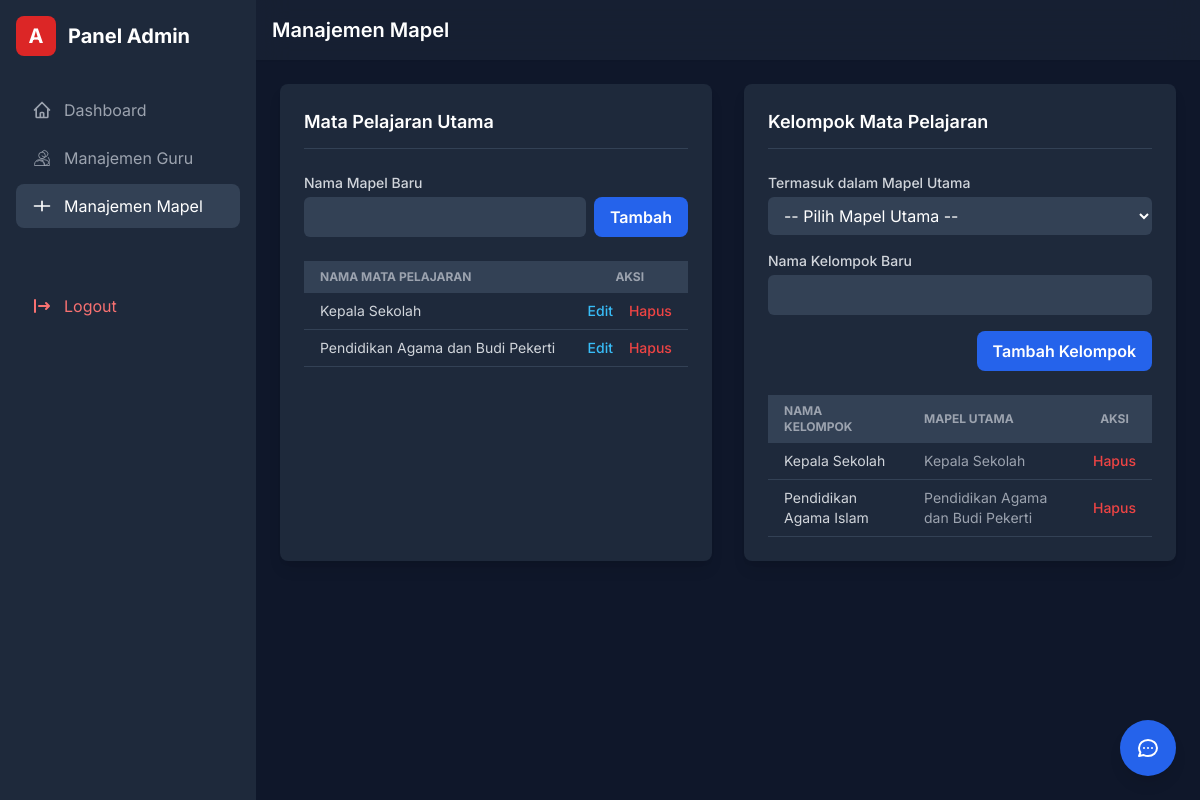
Screenshot of /petugas/manajemen_mapel.php (signed in) with the database file from the repository.
### tables this page shows
CREATE TABLE `guru_mapel` (
  `id` int(11) NOT NULL,
  `nama_mapel` varchar(255) NOT NULL
);

CREATE TABLE `kelompok_mapel` (
  `id` int(11) NOT NULL,
  `guru_mapel_id` int(11) NOT NULL,
  `nama_kelompok` varchar(255) NOT NULL
);

### petugas/manajemen_mapel.php (the view, shortened to what this page needs)
<?php
require '../db_connection.php';
$pageTitle = 'Manajemen Mapel';
$mapel_utama_list = $conn->query("SELECT * FROM guru_mapel ORDER BY nama_mapel ASC")->fetch_all(MYSQLI_ASSOC);
$kelompok_mapel_list = $conn->query("SELECT km.*, gm.nama_mapel FROM kelompok_mapel km LEFT JOIN guru_mapel gm ON km.guru_mapel_id = gm.id ORDER BY gm.nama_mapel, km.nama_kelompok ASC")->fetch_all(MYSQLI_ASSOC);
require_once 'layout/header.php';
require_once 'layout/sidebar.php';
?>
<div class="flex-1 flex flex-col">
    <header class="bg-slate-800/50 backdrop-blur-lg shadow-sm p-4 flex items-center justify-between sticky top-0 z-20">
        <h1 class="text-xl font-semibold text-white"><?php echo $pageTitle; ?></h1>
    </header>
    <main class="p-6 flex-grow">
        <div class="grid grid-cols-1 lg:grid-cols-2 gap-8">
            <div class="bg-slate-800 p-6 rounded-lg shadow-lg space-y-6">
                <h3 class="text-lg font-semibold text-white border-b border-slate-700 pb-3">Mata Pelajaran Utama</h3>
                <form action="manajemen_mapel.php" method="POST">
                    <label for="nama_mapel" class="block text-sm font-medium text-gray-300">Nama Mapel Baru</label>
                    <div class="flex gap-2 mt-1">
                        <input type="text" name="nama_mapel" id="nama_mapel" required class="flex-grow bg-slate-700 border-slate-600 rounded-md py-2 px-3 text-white focus:ring-blue-500 focus:border-blue-500">
                        <button type="submit" name="tambah_mapel_utama" class="bg-blue-600 text-white font-semibold px-4 py-2 rounded-lg hover:bg-blue-700 transition-colors">Tambah</button>
                    </div>
                </form>
                <div class="overflow-x-auto">
                    <table class="min-w-full text-sm text-left text-gray-300">
                        <thead class="text-xs text-gray-400 uppercase bg-slate-700"><tr><th class="px-4 py-2">Nama Mata Pelajaran</th><th class="px-4 py-2 text-center">Aksi</th></tr></thead>
                        <tbody>
                            <?php foreach ($mapel_utama_list as $mapel): ?>
                            <tr class="border-b border-slate-700">
                                <td class="px-4 py-2">
                                    <span id="text-<?php echo $mapel['id']; ?>"><?php echo htmlspecialchars($mapel['nama_mapel']); ?></span>
                                </td>
                                <td class="px-4 py-2 text-center whitespace-nowrap">
                                    <button onclick="toggleEdit(<?php echo $mapel['id']; ?>)" id="edit-btn-<?php echo $mapel['id']; ?>" class="font-medium text-sky-400 hover:underline mr-3">Edit</button>
                                    <a href="manajemen_mapel.php?action=delete_mapel_utama&id=<?php echo $mapel['id']; ?>" onclick="return confirm('Yakin ingin menghapus? Menghapus ini akan menghapus semua kelompok mapel di dalamnya.')" class="font-medium text-red-500 hover:underline">Hapus</a>
                                </td>
                            </tr>
                            <?php endforeach; ?>
                        </tbody>
                    </table>
                </div>
            </div>
            <div class="bg-slate-800 p-6 rounded-lg shadow-lg space-y-6">
                <h3 class="text-lg font-semibold text-white border-b border-slate-700 pb-3">Kelompok Mata Pelajaran</h3>
                <form action="manajemen_mapel.php" method="POST" class="space-y-4">
                     <div>
                        <label for="guru_mapel_id" class="block text-sm font-medium text-gray-300">Termasuk dalam Mapel Utama</label>
                        <select name="guru_mapel_id" id="guru_mapel_id" required class="mt-1 w-full bg-slate-700 border-slate-600 rounded-md py-2 px-3 text-white focus:ring-blue-500 focus:border-blue-500">
                            <option value="">-- Pilih Mapel Utama --</option>
                        </select>
                    </div>
                    <div>
                        <label for="nama_kelompok" class="block text-sm font-medium text-gray-300">Nama Kelompok Baru</label>
                        <input type="text" name="nama_kelompok" id="nama_kelompok" required class="mt-1 w-full bg-slate-700 border-slate-600 rounded-md py-2 px-3 text-white focus:ring-blue-500 focus:border-blue-500">
                    </div>
                    <div class="text-right"><button type="submit" name="tambah_kelompok" class="bg-blue-600 text-white font-semibold px-4 py-2 rounded-lg hover:bg-blue-700 transition-colors">Tambah Kelompok</button></div>
                </form>
                <div class="overflow-x-auto">
                     <table class="min-w-full text-sm text-left text-gray-300">
                        <thead class="text-xs text-gray-400 uppercase bg-slate-700"><tr><th class="px-4 py-2">Nama Kelompok</th><th class="px-4 py-2">Mapel Utama</th><th class="px-4 py-2 text-center">Aksi</th></tr></thead>
                        <tbody>
                            <?php foreach ($kelompok_mapel_list as $kelompok): ?>
                            <tr class="border-b border-slate-700">
                                <td class="px-4 py-2"><?php echo htmlspecialchars($kelompok['nama_kelompok']); ?></td>
                                <td class="px-4 py-2 text-gray-400"><?php echo htmlspecialchars($kelompok['nama_mapel']); ?></td>
                                <td class="px-4 py-2 text-center"><a href="manajemen_mapel.php?action=delete_kelompok&id=<?php echo $kelompok['id']; ?>" onclick="return confirm('Yakin ingin menghapus kelompok ini?')" class="font-medium text-red-500 hover:underline">Hapus</a></td>
                            </tr>
                            <?php endforeach; ?>
                        </tbody>
                    </table>
                </div>
            </div>
        </div>
    </main>
</div>
<?php require_once 'layout/footer.php'; ?>

### petugas/layout/header.php (style rules this page uses)
body { font-family: 'Inter', sans-serif; }

### rows the page displays
guru_mapel: nama_mapel "Kepala Sekolah"
guru_mapel: nama_mapel "Pendidikan Agama dan Budi Pekerti"
kelompok_mapel: nama_kelompok "Kepala Sekolah", guru_mapel.nama_mapel "Kepala Sekolah"
kelompok_mapel: nama_kelompok "Pendidikan Agama Islam", guru_mapel.nama_mapel "Pendidikan Agama dan Budi Pekerti"

### other values shown
$item['label'] "Dashboard"
$item['label'] "Manajemen Guru"
$item['label'] "Manajemen Mapel"
$pageTitle "Manajemen Mapel"
